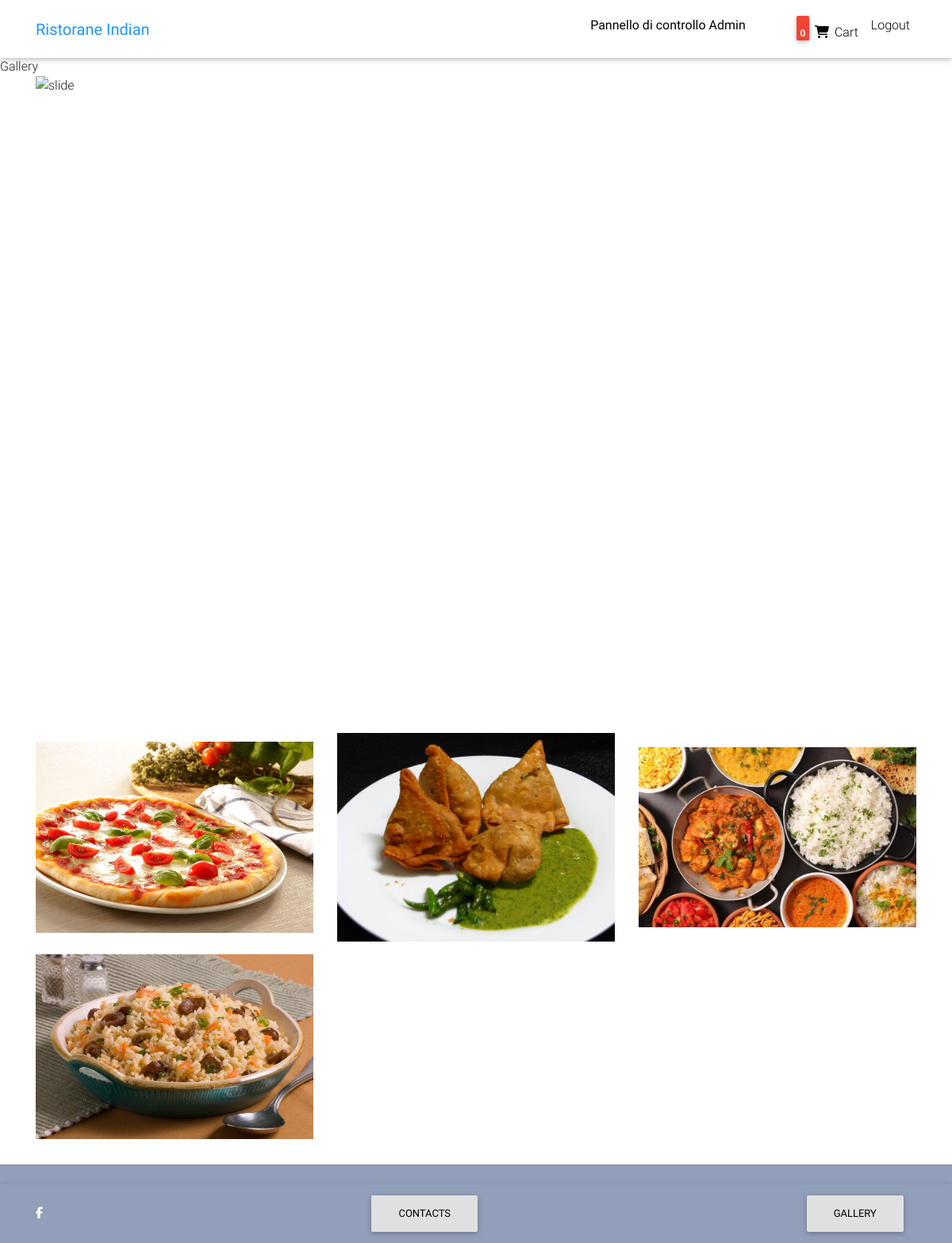
The page /gallery (signed in) on the database its author committed.
### utente/models.py (models this page shows, shortened)
class User(AbstractBaseUser):
    username=models.CharField(_('username'), max_length=30, blank=True)
    email = models.EmailField(
        verbose_name=_('email address'), max_length=255, unique=True
    )
    first_name = models.CharField(_('first name'), max_length=30, blank=True)
    last_name = models.CharField(_('last name'), max_length=150, blank=True)
    is_active = models.BooleanField(default=True)
    staff = models.BooleanField(default=False)  # a admin utente; non super-utente
    admin = models.BooleanField(default=False)  # a superuser
    is_restaurateur = models.BooleanField(default=False)
    date_joined = models.DateTimeField(
        _('date joined'), default=timezone.now
    )
    objects = UserManager()
    USERNAME_FIELD = 'email'
    REQUIRED_FIELDS = ['first_name', 'last_name']
    @property
    def is_admin_p(self):
        return self.admin

### core/models.py (models this page shows, shortened)
class Gallery(models.Model):
    photo_path = models.ImageField(upload_to='gallery')
    class Meta:
        verbose_name_plural = 'ImmaginiGallery'

### core/views.py (the view)
# urls.py: path('gallery', views.gallery, name='gallery'),
def gallery(request):
    context= {
        'photos':  Gallery.objects.all()
    }
    return render(request, 'gallery.html',context )

### core/templatetags/cart_template_tags.py (called while the page is built)
@register.filter
def cart_item_count(user):
    if user.is_authenticated:
        qs = Order.objects.filter(user=user, ordered=False)
        if qs.exists():
            return qs[0].items.count()
    return 0

### templates/gallery.html (shortened to what this page needs)
{% extends "base.html" %}
{% load static %}
{% block content %}
    {% block title %}Gallery{% endblock %}
    {% block body %}
        <div class="container">
        <div id="carouselExampleControls" class="carousel slide" data-ride="carousel">
            <div class="carousel-inner">
                <div class="carousel-item active">
                    <img class="d-block w-100" src="https://pinchofyum.com/wp-content/uploads/One-Pot-Spicy-Eggs-and-Potatoes-with-Goat-Cheese-Recipe.jpg" alt=" slide">
                </div>
                <a class="carousel-control-prev" href="#carouselExampleControls" role="button" data-slide="prev">
                    <span class="carousel-control-prev-icon" aria-hidden="true"></span>
                </a>
                <a class="carousel-control-next" href="#carouselExampleControls" role="button" data-slide="next">
                    <span class="carousel-control-next-icon" aria-hidden="true"></span>
                </a>
            </div>
        </div>
            <div class="row" style="padding-top: 20px; align-items: center">
                {% for photo in photos %}
                    <div class="col-md-3 col-lg-4 col-xl-4 py-2">
                        <div id="img">
                            <img src="{{ photo.photo_path.url }}" />
                        </div>
                    </div>
                {% endfor %}
            </div>
        </div>
    {% endblock %}
{% endblock content %}

### templates/navbar.html (shortened to what this page needs)
{% load cart_template_tags %}
<nav class="navbar fixed-top navbar-expand-lg navbar-light white scrolling-navbar">
    <div class="container">
        <a class="navbar-brand waves-effect my-2-5 " href="/">
            <strong class="blue-text">Ristorane Indian</strong>
        </a>
        <div class="collapse navbar-collapse" id="navbarSupportedContent">
            <ul class="navbar-nav nav-flex-icons">
                {% if user.is_authenticated %}
                    {% if user.is_restaurateur %}
                        {% block table_after %}
                            {% if user.is_authenticated %}
                                <a class="btn btn-primary" href="{% url 'core:profile' %}"><i class='fas fa-plus mr-1'></i>Gestione Prenotazione</a>
                                <a class="btn btn-primary" href="{% url 'core:item-add' %}"><i class='fas fa-plus mr-1'></i>Aggiungi Prodotto</a>
                                <a class="btn btn-primary" href="{% url 'core:order-conf' %}"><i class='fas fa-plus mr-1'></i>Gestione</a>
                                <a class="btn btn-primary" href="/admin" id="id_btn_home"><b>Pannello di controllo Proopetario </b></a>
                            {% endif %}
                        {% endblock %}
                    {% elif user.is_admin_p %}
                        <li class="nav-item ">
                            <a class="nav-link waves-effect" href="/admin" id="id_btn_home"><b>Pannello di controllo Admin</b></a>
                        </li>
                    {% endif %}
                {% endif %}
                {% if request.user.is_authenticated %}
                    {% if user.is_restaurateur %}
                          <li class="nav-item">
                        <a class="nav-link waves-effect pb-3 " href="{% url 'core:logout' %}">
                            <span class="clearfix d-none d-sm-inline-block pt-md-3"> Logout </span>
                        </a>
                    </li>
                          {% else %}
                        <li class="nav-item pl-5">
                        <a href="{% url 'core:order-summary' %}" class="nav-link waves-effect">
                            <span class="badge red z-depth-1 pt-md-3 "> {{ request.user|cart_item_count }} </span>
                            <i class="fas fa-shopping-cart"></i>
                            <span class="clearfix d-none d-sm-inline-block"> Cart </span>
                        </a>
                    </li>
                    <li class="nav-item">
                        <a class="nav-link waves-effect pb-lg-3-3 " href="{% url 'core:logout' %}">
                            <span class="clearfix d-none d-sm-inline-block "> Logout </span>
                        </a>
                    </li>
                      {% endif %}
                {% endif %}
            </ul>
        </div>
    </div>
</nav>

### templates/base.html (style rules this page uses)
html, body, .carousel { height: 60vh; }
@media (max-width: 1740px) { html, body, .carousel { height: 100vh; } }
body { background-image: url('https://www.pavillondesrives.ch/wp-content/uploads/2017/06/DJI_0018c.jpg '); }
@media (min-width: 800px) and (max-width: 1850px) { html, body, .carousel { height: 100vh; } }

### rows shown on the page
User: user|cart_item_count "0"
Gallery: photo_path (picture)
Gallery: photo_path (picture)
Gallery: photo_path (picture)
Gallery: photo_path (picture)
